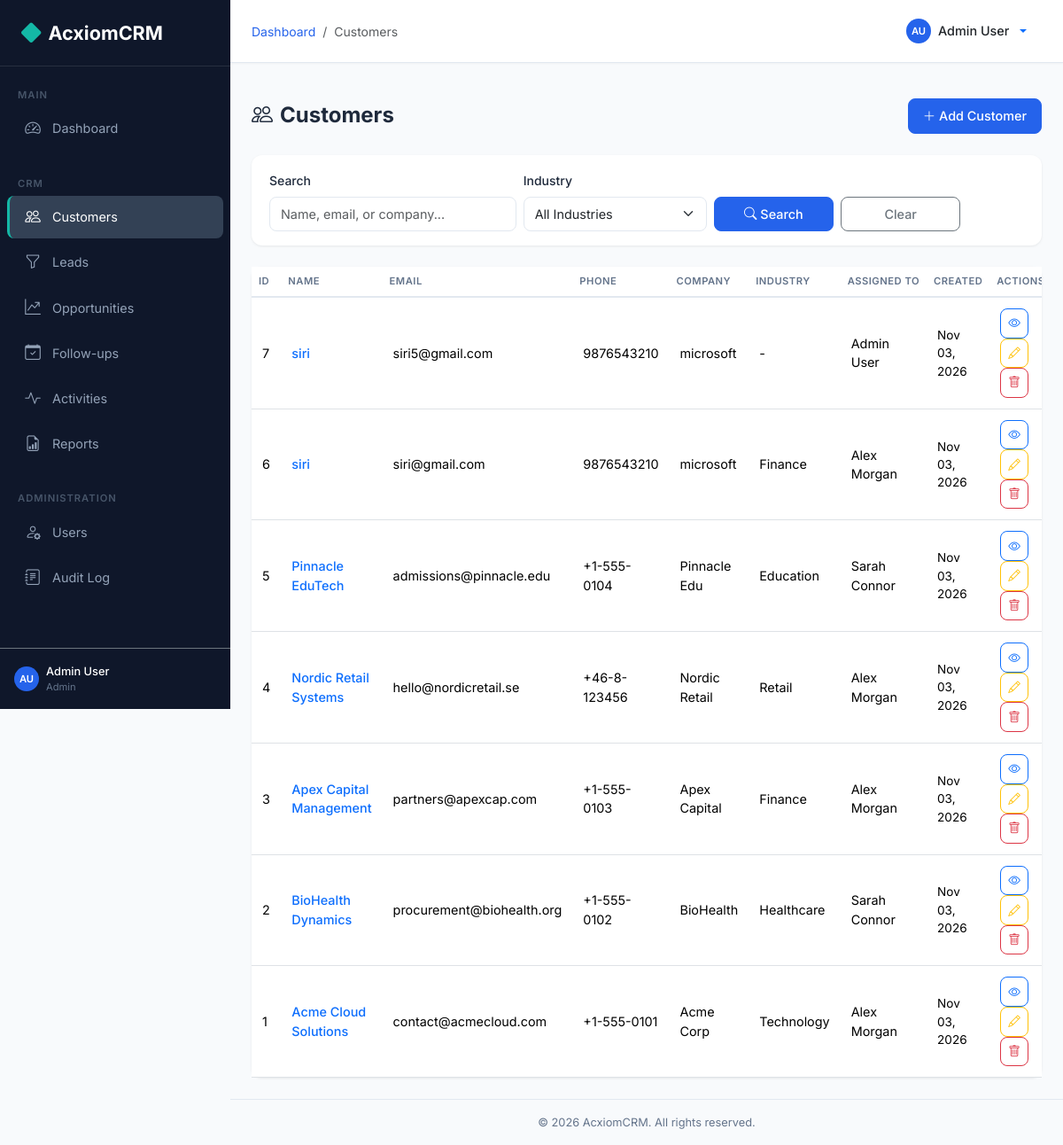
Page /customers/ (signed in) on the committed database.
### backend/models.py (models this page shows, shortened)
class User(UserMixin, db.Model):
    __tablename__ = 'users'
    id = db.Column(db.Integer, primary_key=True)
    first_name = db.Column(db.String(50), nullable=False)
    last_name = db.Column(db.String(50), nullable=False)
    email = db.Column(db.String(120), unique=True, nullable=False, index=True)
    password_hash = db.Column(db.String(256), nullable=False)
    phone = db.Column(db.String(20))
    role_id = db.Column(db.Integer, db.ForeignKey('roles.id'), nullable=False)
    is_active = db.Column(db.Boolean, default=True)
    failed_login_count = db.Column(db.Integer, default=0)
    lockout_until = db.Column(db.DateTime, nullable=True)
    created_at = db.Column(db.DateTime, default=datetime.utcnow)
    updated_at = db.Column(db.DateTime, default=datetime.utcnow, onupdate=datetime.utcnow)
    customers = db.relationship('Customer', backref='assigned_user', lazy='dynamic', foreign_keys='Customer.assigned_to')
    leads = db.relationship('Lead', backref='assigned_user', lazy='dynamic', foreign_keys='Lead.assigned_to')
    opportunities = db.relationship('Opportunity', backref='assigned_user', lazy='dynamic', foreign_keys='Opportunity.assigned_to')
    @property
    def full_name(self):
        return f'{self.first_name} {self.last_name}'
    def is_admin(self):
        return self.role and self.role.name == 'Admin'

class Role(db.Model):
    __tablename__ = 'roles'
    id = db.Column(db.Integer, primary_key=True)
    name = db.Column(db.String(50), unique=True, nullable=False)
    description = db.Column(db.String(200))
    permissions = db.relationship('Permission', secondary=role_permissions, backref='roles')
    users = db.relationship('User', backref='role', lazy='dynamic')

class Customer(db.Model):
    __tablename__ = 'customers'
    id = db.Column(db.Integer, primary_key=True)
    name = db.Column(db.String(100), nullable=False)
    email = db.Column(db.String(120), index=True)
    phone = db.Column(db.String(20))
    company = db.Column(db.String(100))
    industry = db.Column(db.String(50))
    address = db.Column(db.String(200))
    city = db.Column(db.String(50))
    state = db.Column(db.String(50))
    country = db.Column(db.String(50))
    assigned_to = db.Column(db.Integer, db.ForeignKey('users.id'))
    created_by = db.Column(db.Integer, db.ForeignKey('users.id'))
    created_at = db.Column(db.DateTime, default=datetime.utcnow)
    updated_at = db.Column(db.DateTime, default=datetime.utcnow, onupdate=datetime.utcnow)
    opportunities = db.relationship('Opportunity', backref='customer', lazy='dynamic')
    followups = db.relationship('FollowUp', backref='customer', lazy='dynamic')
    activities = db.relationship('Activity', backref='customer', lazy='dynamic')
    creator = db.relationship('User', foreign_keys=[created_by])

### backend/routes/customers.py (the view)
@customers_bp.route('/')
@login_required
def list_customers():
    search = request.args.get('search', '').strip()
    industry = request.args.get('industry', '').strip()
    page = request.args.get('page', 1, type=int)
    q = _base_query()
    if search:
        pat = f'%{search}%'
        q = q.filter(db.or_(Customer.name.ilike(pat), Customer.email.ilike(pat), Customer.company.ilike(pat)))
    if industry:
        q = q.filter_by(industry=industry)
    customers = q.order_by(Customer.created_at.desc()).paginate(page=page, per_page=PER_PAGE, error_out=False)
    return render_template('customers/list.html', customers=customers)

### backend/models.py (called while the page is built)
@login_manager.user_loader
def load_user(user_id):
    return User.query.get(int(user_id))

### backend/routes/customers.py (called while the page is built)
def _base_query():
    q = Customer.query
    if not (current_user.is_admin() or current_user.is_manager()):
        q = q.filter_by(assigned_to=current_user.id)
    return q

### frontend/templates/customers/list.html (shortened to what this page needs)
{% extends 'base.html' %}
{% block breadcrumb %}
<li class="breadcrumb-item"><a href="{{ url_for('dashboard.index') }}">Dashboard</a></li>
<li class="breadcrumb-item active">Customers</li>
{% endblock %}
{% block content %}
<div class="page-header">
    <h1><i class="bi bi-people me-2"></i>Customers</h1>
    <a href="{{ url_for('customers.create') }}" class="btn btn-primary"><i class="bi bi-plus-lg me-1"></i>Add Customer</a>
</div>
<div class="filter-bar">
    <form method="GET" class="row g-2 align-items-end">
        <div class="col-md-4">
            <label class="form-label">Search</label>
            <input type="text" class="form-control" name="search" value="{{ request.args.get('search', '') }}" placeholder="Name, email, or company...">
        </div>
        <div class="col-md-3">
            <label class="form-label">Industry</label>
            <select class="form-select" name="industry">
                <option value="">All Industries</option>
            </select>
        </div>
        <div class="col-md-2">
            <button type="submit" class="btn btn-primary w-100"><i class="bi bi-search me-1"></i>Search</button>
        </div>
        <div class="col-md-2">
            <a href="{{ url_for('customers.list_customers') }}" class="btn btn-outline-secondary w-100">Clear</a>
        </div>
    </form>
</div>
<div class="card">
    <div class="card-body p-0">
        {% if customers.items %}
        <div class="table-responsive">
            <table class="table table-hover mb-0">
                <thead>
                    <tr>
                        <th>ID</th><th>Name</th><th>Email</th><th>Phone</th><th>Company</th><th>Industry</th><th>Assigned To</th><th>Created</th><th>Actions</th>
                    </tr>
                </thead>
                <tbody>
                    {% for c in customers.items %}
                    <tr>
                        <td>{{ c.id }}</td>
                        <td><a href="{{ url_for('customers.detail', id=c.id) }}" class="text-decoration-none fw-medium">{{ c.name }}</a></td>
                        <td>{{ c.email or '-' }}</td>
                        <td>{{ c.phone or '-' }}</td>
                        <td>{{ c.company or '-' }}</td>
                        <td>{{ c.industry or '-' }}</td>
                        <td>{{ c.assigned_user.full_name if c.assigned_user else '-' }}</td>
                        <td style="font-size:0.85rem;">{{ c.created_at.strftime('%b %d, %Y') }}</td>
                        <td>
                            <a href="{{ url_for('customers.detail', id=c.id) }}" class="btn btn-sm btn-outline-primary btn-icon" title="View"><i class="bi bi-eye"></i></a>
                            <a href="{{ url_for('customers.edit', id=c.id) }}" class="btn btn-sm btn-outline-warning btn-icon" title="Edit"><i class="bi bi-pencil"></i></a>
                            <button class="btn btn-sm btn-outline-danger btn-icon" data-delete-url="{{ url_for('customers.delete', id=c.id) }}" data-delete-name="{{ c.name }}" title="Delete"><i class="bi bi-trash"></i></button>
                        </td>
                    </tr>
                    {% endfor %}
                </tbody>
            </table>
        </div>
        {% else %}
        <div class="empty-state"><i class="bi bi-people"></i><p>No customers found</p>
            <a href="{{ url_for('customers.create') }}" class="btn btn-primary btn-sm mt-2"><i class="bi bi-plus-lg me-1"></i>Add Customer</a>
        </div>
        {% endif %}
    </div>
</div>
{% endblock %}

### frontend/templates/base.html (shortened to what this page needs)
<!DOCTYPE html>
<html lang="en">
<head>
    <link href="https://cdn.jsdelivr.net/npm/bootstrap@5.3.2/dist/css/bootstrap.min.css" rel="stylesheet">
    <link href="https://cdn.jsdelivr.net/npm/bootstrap-icons@1.11.2/font/bootstrap-icons.min.css" rel="stylesheet">
    <link href="{{ url_for('static', filename='css/style.css') }}" rel="stylesheet">
</head>
<body>
    <nav id="sidebar" class="sidebar">
        <div class="sidebar-brand">
            <i class="bi bi-diamond-fill"></i> AcxiomCRM
        </div>
        <div class="sidebar-nav">
            <div class="sidebar-section">Main</div>
            <ul class="nav flex-column">
                <li class="nav-item">
                    <a class="nav-link {% if request.endpoint == 'dashboard.index' %}active{% endif %}" href="{{ url_for('dashboard.index') }}">
                        <i class="bi bi-speedometer2"></i> Dashboard
                    </a>
                </li>
            </ul>
            <div class="sidebar-section mt-3">CRM</div>
            <ul class="nav flex-column">
                <li class="nav-item">
                    <a class="nav-link {% if 'customers' in (request.endpoint or '') %}active{% endif %}" href="{{ url_for('customers.list_customers') }}">
                        <i class="bi bi-people"></i> Customers
                    </a>
                </li>
                <li class="nav-item">
                    <a class="nav-link {% if 'leads' in (request.endpoint or '') %}active{% endif %}" href="{{ url_for('leads.list_leads') }}">
                        <i class="bi bi-funnel"></i> Leads
                    </a>
                </li>
                <li class="nav-item">
                    <a class="nav-link {% if 'opportunities' in (request.endpoint or '') %}active{% endif %}" href="{{ url_for('opportunities.list_opportunities') }}">
                        <i class="bi bi-graph-up-arrow"></i> Opportunities
                    </a>
                </li>
                <li class="nav-item">
                    <a class="nav-link {% if 'followups' in (request.endpoint or '') %}active{% endif %}" href="{{ url_for('followups.list_followups') }}">
                        <i class="bi bi-calendar-check"></i> Follow-ups
                    </a>
                </li>
                <li class="nav-item">
                    <a class="nav-link {% if 'activities' in (request.endpoint or '') %}active{% endif %}" href="{{ url_for('activities.list_activities') }}">
                        <i class="bi bi-activity"></i> Activities
                    </a>
                </li>
                <li class="nav-item">
                    <a class="nav-link {% if 'reports' in (request.endpoint or '') %}active{% endif %}" href="{{ url_for('reports.index') }}">
                        <i class="bi bi-file-earmark-bar-graph"></i> Reports
                    </a>
                </li>
            </ul>
            {% if current_user.is_admin() %}
            <div class="sidebar-section mt-3">Administration</div>
            <ul class="nav flex-column">
                <li class="nav-item">
                    <a class="nav-link {% if 'users' in (request.endpoint or '') %}active{% endif %}" href="{{ url_for('users.list_users') }}">
                        <i class="bi bi-person-gear"></i> Users
                    </a>
                </li>
                <li class="nav-item">
                    <a class="nav-link {% if 'audit' in (request.endpoint or '') %}active{% endif %}" href="{{ url_for('audit.list_logs') }}">
                        <i class="bi bi-journal-text"></i> Audit Log
                    </a>
                </li>
            </ul>
            {% endif %}
        </div>
        <div class="p-3 border-top border-secondary">
            <div class="d-flex align-items-center gap-2">
                <div class="user-avatar user-avatar-sm">{{ current_user.first_name[0] }}{{ current_user.last_name[0] }}</div>
                <div class="flex-grow-1">
                    <div style="font-size:0.8rem;color:#fff;font-weight:500;">{{ current_user.full_name }}</div>
                    <div style="font-size:0.7rem;color:#64748B;">{{ current_user.role.name }}</div>
                </div>
            </div>
        </div>
    </nav>
    <div class="main-content">
        <div class="top-navbar">
            <div class="d-flex align-items-center gap-3">
                <nav aria-label="breadcrumb">
                    <ol class="breadcrumb mb-0">
                        {% block breadcrumb %}{% endblock %}
                    </ol>
                </nav>
            </div>
            <div class="dropdown">
                <button class="btn btn-link text-decoration-none dropdown-toggle d-flex align-items-center gap-2" type="button" data-bs-toggle="dropdown">
                    <div class="user-avatar user-avatar-sm">{{ current_user.first_name[0] }}{{ current_user.last_name[0] }}</div>
                    <span class="text-dark fw-medium" style="font-size:0.9rem;">{{ current_user.full_name }}</span>
                </button>
            </div>
        </div>
        <div class="content-area pb-0 pt-3" style="padding-bottom:0!important;">
        </div>
        <div class="content-area">
            {% block content %}{% endblock %}
        </div>
        <div class="footer">
            &copy; 2026 AcxiomCRM. All rights reserved.
        </div>
    </div>
</body>
</html>

### frontend/static/css/style.css (style rules this page uses)
:root { --primary: #2563EB; --primary-dark: #1D4ED8; --sidebar-bg: #0F172A; --sidebar-hover: #1E293B; --sidebar-active: #334155; --bg: #F8FAFC; --card-bg: #FFFFFF; --accent: #14B8A6; --text-primary: #1E293B; --text-secondary: #64748B; --border: #E2E8F0; --sidebar-width: 260px; }
body { background-color: var(--bg); font-family: 'Inter', -apple-system, BlinkMacSystemFont, 'Segoe UI', sans-serif; color: var(--text-primary); }
.sidebar { position: fixed; top: 0; left: 0; width: var(--sidebar-width); height: 100vh; background: var(--sidebar-bg); z-index: 1040; transition: transform 0.3s ease; overflow-y: auto; display: flex; flex-direction: column; }
.sidebar-brand { padding: 1.25rem 1.5rem; font-size: 1.35rem; font-weight: 700; color: #fff; border-bottom: 1px solid rgba(255,255,255,0.1); display: flex; align-items: center; gap: 0.5rem; }
.sidebar-brand i { color: var(--accent); font-size: 1.4rem; }
.sidebar-nav { flex: 1; padding: 0.75rem 0; }
.sidebar-nav .nav-item { margin: 2px 8px; }
.sidebar-nav .nav-link { color: #94A3B8; padding: 0.65rem 1rem; border-radius: 8px; display: flex; align-items: center; gap: 0.75rem; font-size: 0.9rem; transition: all 0.2s; text-decoration: none; border-left: 3px solid transparent; }
.sidebar-nav .nav-link.active { color: #fff; background: var(--sidebar-active); border-left-color: var(--accent); }
.sidebar-nav .nav-link i { font-size: 1.1rem; width: 20px; text-align: center; }
.sidebar-section { padding: 0.75rem 1.25rem 0.25rem; font-size: 0.7rem; text-transform: uppercase; letter-spacing: 1px; color: #475569; font-weight: 600; }
.main-content { margin-left: var(--sidebar-width); min-height: 100vh; display: flex; flex-direction: column; }
.top-navbar { background: var(--card-bg); border-bottom: 1px solid var(--border); padding: 0.75rem 1.5rem; display: flex; align-items: center; justify-content: space-between; position: sticky; top: 0; z-index: 1030; box-shadow: 0 1px 2px rgba(0,0,0,0.04); }
.content-area { padding: 1.5rem; flex: 1; }
.card { border: none; border-radius: 12px; box-shadow: 0 1px 3px rgba(0,0,0,0.08); background: var(--card-bg); }
.table { font-size: 0.9rem; margin-bottom: 0; }
.table th { font-weight: 600; color: var(--text-secondary); text-transform: uppercase; font-size: 0.7rem; letter-spacing: 0.5px; border-bottom: 2px solid var(--border); white-space: nowrap; }
.table td { vertical-align: middle; padding: 0.75rem; }
.form-control, .form-select { border-radius: 8px; border: 1px solid var(--border); padding: 0.5rem 0.75rem; font-size: 0.9rem; transition: border-color 0.2s, box-shadow 0.2s; }
.form-label { font-weight: 500; font-size: 0.875rem; color: var(--text-primary); }
.btn { border-radius: 8px; font-size: 0.9rem; font-weight: 500; padding: 0.5rem 1rem; }
.btn-primary { background: var(--primary); border-color: var(--primary); }
.btn-icon { padding: 0.35rem 0.5rem; font-size: 0.85rem; }
.breadcrumb { margin-bottom: 0; font-size: 0.875rem; background: transparent; }
.breadcrumb-item a { color: var(--primary); text-decoration: none; }
.page-header { display: flex; justify-content: space-between; align-items: center; margin-bottom: 1.5rem; flex-wrap: wrap; gap: 0.75rem; }
.page-header h1 { font-size: 1.5rem; font-weight: 700; margin: 0; }
.filter-bar { background: var(--card-bg); border-radius: 12px; padding: 1rem 1.25rem; margin-bottom: 1.5rem; box-shadow: 0 1px 3px rgba(0,0,0,0.08); }
.user-avatar { width: 36px; height: 36px; border-radius: 50%; background: var(--primary); color: #fff; display: flex; align-items: center; justify-content: center; font-weight: 600; font-size: 0.85rem; }
.user-avatar-sm { width: 28px; height: 28px; font-size: 0.7rem; }
.footer { padding: 1rem 1.5rem; text-align: center; color: var(--text-secondary); font-size: 0.8rem; border-top: 1px solid var(--border); }

### rows in the picture
User: first_name "A", last_name "U", full_name "Admin User"
Role: role.name "Admin"
Customer: id "7", name "siri", email "siri5@gmail.com", phone "9876543210", company "microsoft", industry "-", assigned_user "Admin User", created_at "Nov 03, 2026"
Customer: id "6", name "siri", email "siri@gmail.com", phone "9876543210", company "microsoft", industry "Finance", assigned_user "Alex Morgan", created_at "Nov 03, 2026"
Customer: id "5", name "Pinnacle EduTech", email "admissions@pinnacle.edu", phone "+1-555-0104", company "Pinnacle Edu", industry "Education", assigned_user "Sarah Connor", created_at "Nov 03, 2026"
Customer: id "4", name "Nordic Retail Systems", email "hello@nordicretail.se", phone "+46-8-123456", company "Nordic Retail", industry "Retail", assigned_user "Alex Morgan", created_at "Nov 03, 2026"
Customer: id "3", name "Apex Capital Management", email "partners@apexcap.com", phone "+1-555-0103", company "Apex Capital", industry "Finance", assigned_user "Alex Morgan", created_at "Nov 03, 2026"
Customer: id "2", name "BioHealth Dynamics", email "procurement@biohealth.org", phone "+1-555-0102", company "BioHealth", industry "Healthcare", assigned_user "Sarah Connor", created_at "Nov 03, 2026"
Customer: id "1", name "Acme Cloud Solutions", email "contact@acmecloud.com", phone "+1-555-0101", company "Acme Corp", industry "Technology", assigned_user "Alex Morgan", created_at "Nov 03, 2026"
